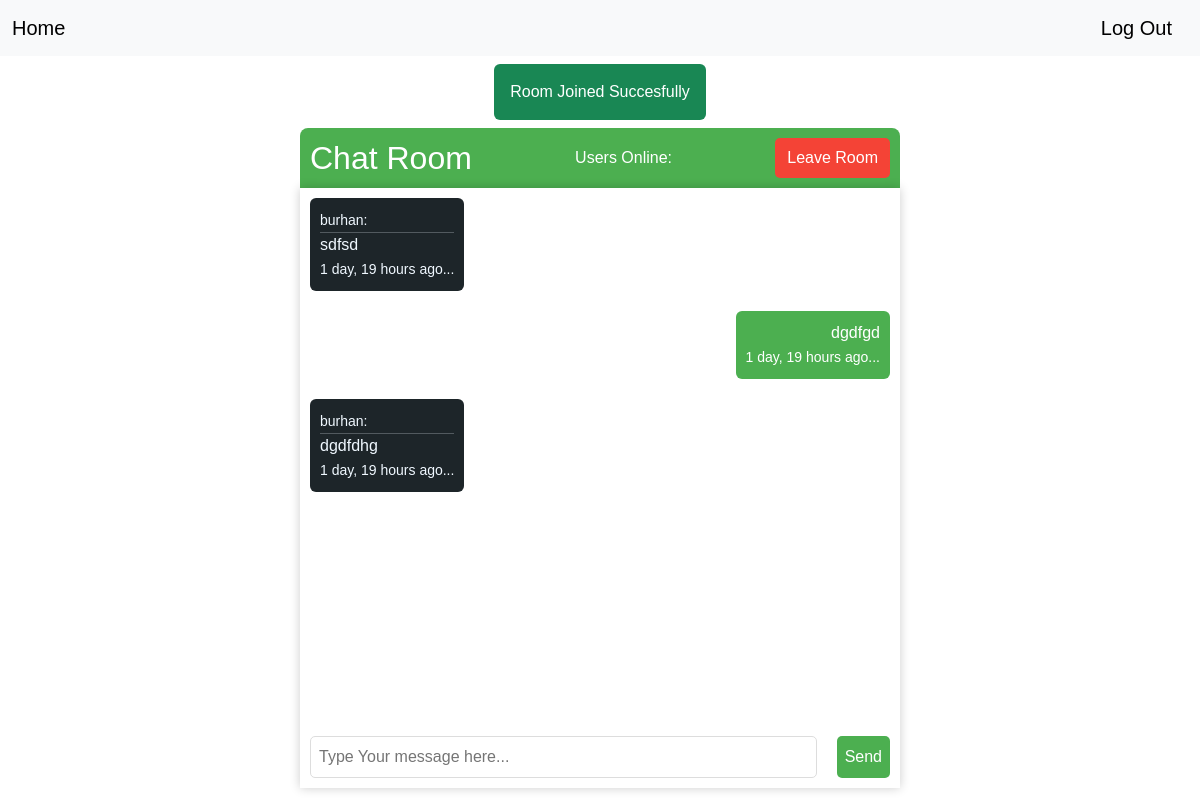
The page /chat_room/conference/ (signed in) on the database as committed earlier.
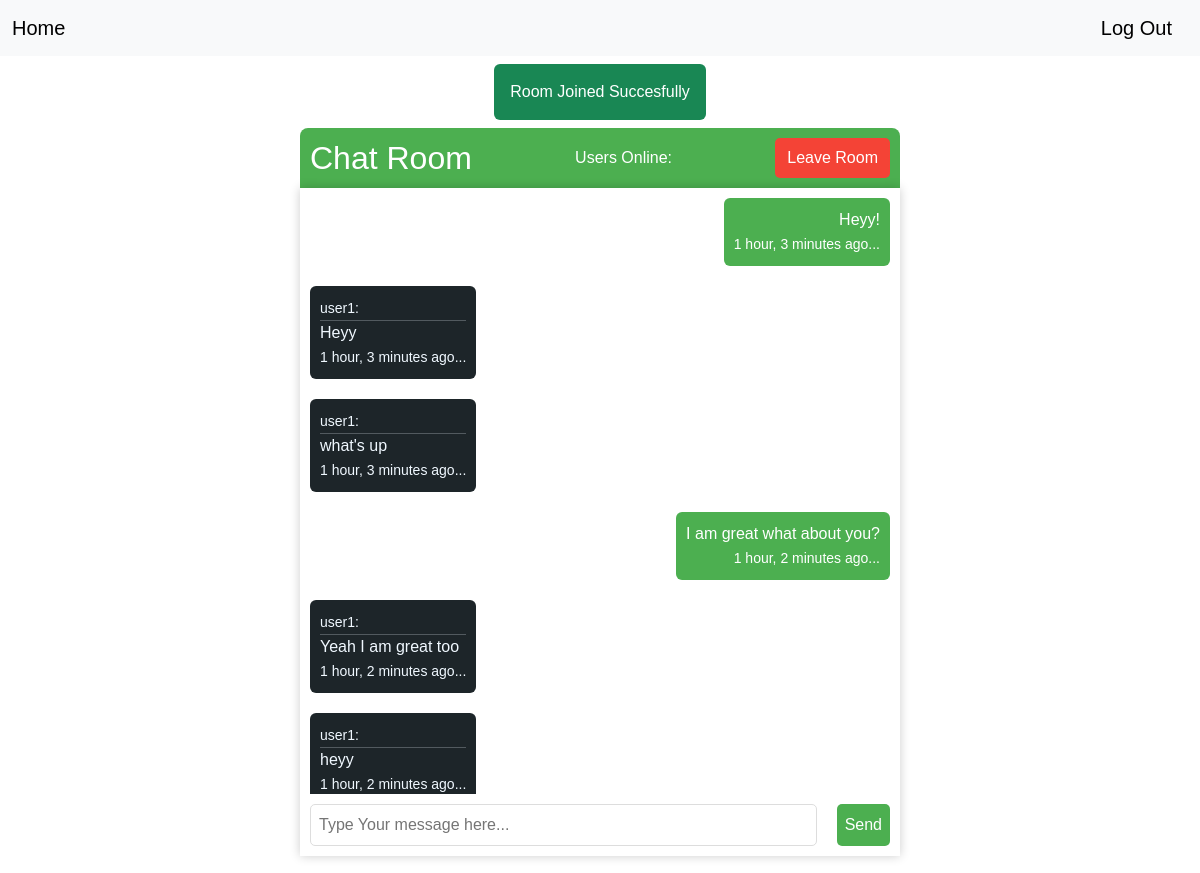
The same page on the database as committed later.
### chat/models.py (models this page shows, shortened)
class Messages(models.Model):
    message = models.CharField(max_length=255)
    sent_by = models.ForeignKey(User, models.DO_NOTHING, related_name='messages')
    timeStamp = models.DateTimeField(auto_now_add=True)

### chat/views.py (the view)
# urls.py: path("chat_room/<str:room_name>/", views.room, name="room"),
def room(request, room_name):
    room_exists = Room.objects.filter(name=room_name).exists()
    room = Room.objects.filter(name=room_name).first()
    user = request.user
    if room_exists:
        messagesQuery = room.messages.all()
        messages.success(request, 'Room Joined Succesfully')
        return render(request, "chat/room.html", {
            "room_name": room_name,
            'room_messages': messagesQuery
            })
    room = Room.objects.create(name=room_name, created_by=user)
    room.save()
    messages.success(request, 'Room Created Successful')
    return render(request, "chat/room.html", {"room_name": room_name})

### chat/templates/chat/room.html (shortened to what this page needs)
{% extends 'layout.html' %}
{% load static %}
{% block content %}
<div class="main-container my-2">
    {% for message in messages %}
        <div class="p-3 mb-2 bg-success text-white rounded-2" id="message-box">{{ message }}</div>
    {% endfor %}
    <div class="chat-header">
        <h2>Chat Room</h2>
        <div id="users-online">Users Online:</div>
        <button class="leave-chat">
            <a href="{% url 'index' %}" style="text-decoration: none; color: white">
                Leave Room</a>
        </button>
    </div>
    <div class="chat-container">
        <div class="chat-log" id="chat-log">
            {% for message in room_messages %}
                {% if request.user.id == message.sent_by.id %}
                    <div class="message receiver-message">
                        <div>
                            <span>{{ message.message }}</span>
                        </div>
                        <div class="message-time">
                            <span><small>{{ message.timeStamp|timesince }} ago...</small></span>
                        </div>
                    </div>
                {% else %}
                    <div class="message sender-message">
                        <div>
                            <span><small>{{ message.sent_by.username}}:</small></span>
                        </div>
                        <hr style="width: 100%; margin: 0;">
                        <div>
                            <span>{{ message.message }}</span>
                        </div>
                        <div class="message-time">
                            <span><small>{{ message.timeStamp|timesince }} ago...</small></span>
                        </div>
                    </div>
                {% endif %}
            {% endfor %}
    </div>
        <div class="send-message">
            <input id="chat-message-input" type="text" placeholder="Type Your message here..." ><br>
            <button id="chat-message-submit" type="button">Send</button>
        </div>
    </div>
</div>
{% endblock %}

Rows that differ between the two databases and show on the page:
no longer on this page (row unchanged): Messages: sent_by.username "burhan", message "sdfsd", timeStamp "1 day, 19 hours"
no longer on this page (row unchanged): Messages: message "dgdfgd", timeStamp "1 day, 19 hours"
no longer on this page (row unchanged): Messages: sent_by.username "burhan", message "dgdfdhg", timeStamp "1 day, 19 hours"
added Messages: message "Heyy!", timeStamp "1 hour, 3 minutes"
added Messages: sent_by.username "user1", message "Heyy", timeStamp "1 hour, 3 minutes"
added Messages: sent_by.username "user1", message "what's up", timeStamp "1 hour, 3 minutes"
added Messages: message "I am great what about you?", timeStamp "1 hour, 2 minutes"
added Messages: sent_by.username "user1", message "Yeah I am great too", timeStamp "1 hour, 2 minutes"
added Messages: sent_by.username "user1", message "heyy", timeStamp "1 hour, 2 minutes"
